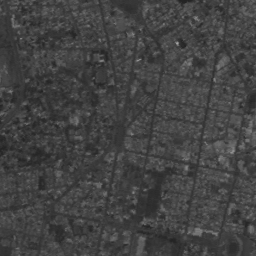
#> input picture img_lab2/QUITO.png, 256 x 256 px
$ jupyter execute calibracion_del_histogramaP.ipynb
#> lines starting #> are read from the running program, lines starting #| are printed output that depends on the picture
[cell 1]
import cv2
import matplotlib.pyplot as plt
import numpy as np
from skimage import exposure

## Calibración

[cell 2]
quito= cv2.imread('img_lab2/QUITO.png')
#> quito is the input picture: shape (256, 256, 3); min 35, max 166, mean 66.3
plt.imshow(quito, cmap="gray", vmin=0, vmax=255)
plt.axis("off")
plt.show()

[cell 3]
hist= cv2.calcHist([quito],[0],None,[256],[0,256])
#> hist = 256 values, max 2369 at index 62, min 0 at index 0, mean 256
plt.plot(hist)
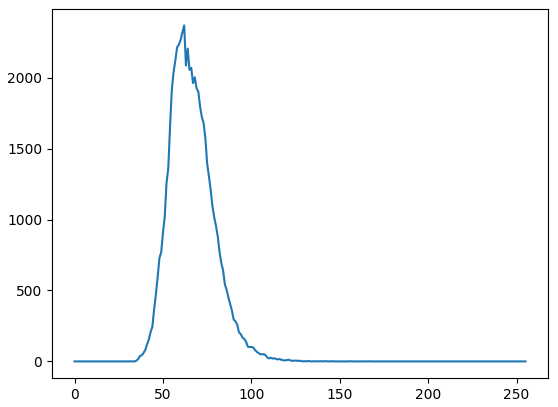
#> figure drawn by matplotlib, 1 panel; curve peaks at x = 62, y = 2369

### Describa su forma. ¿Cuáles son los niveles de gris mínimo y máximo?.

## Expansión del histograma

[cell 4]
rescaled_img = exposure.rescale_intensity(quito, in_range=(np.min(quito),np.max(quito)), out_range=(0, 255)).astype(np.uint8)
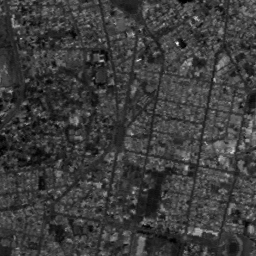
#> rescaled_img: shape (256, 256, 3); min 0, max 255, mean 60.5
plt.imshow(rescaled_img, cmap="gray", vmin=0, vmax=255)
plt.axis("off")
plt.show()

$ run again, with img_lab2/ANGIO.png copied over img_lab2/QUITO.png
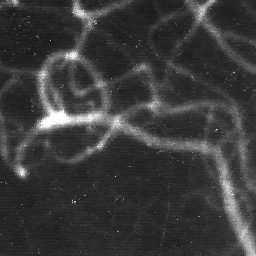
#> input picture img_lab2/ANGIO.png, 256 x 256 px
#> quito is the input picture: shape (256, 256, 3); min 20, max 255, mean 58.9
#> hist = 256 values, max 3291 at index 39, min 0 at index 0, mean 256
#> `[cell 3] hist= cv2.calcHist([quito],[0],None,[256],[0,256]) plt.plot(h..`:
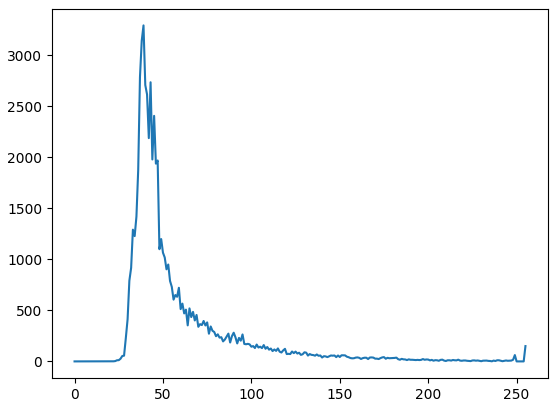
#> figure drawn by matplotlib, 1 panel; curve peaks at x = 39, y = 3291

$ run again, with img_lab2/BOUGIES.png copied over img_lab2/QUITO.png
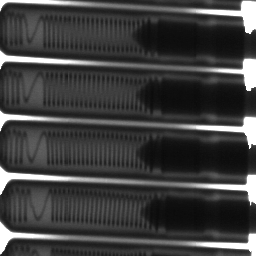
#> input picture img_lab2/BOUGIES.png, 256 x 256 px
#> quito is the input picture: shape (256, 256, 3); min 10, max 255, mean 63.2
#> hist = 256 values, max 3417 at index 255, min 0 at index 0, mean 256
#> `[cell 3] hist= cv2.calcHist([quito],[0],None,[256],[0,256]) plt.plot(h..`:
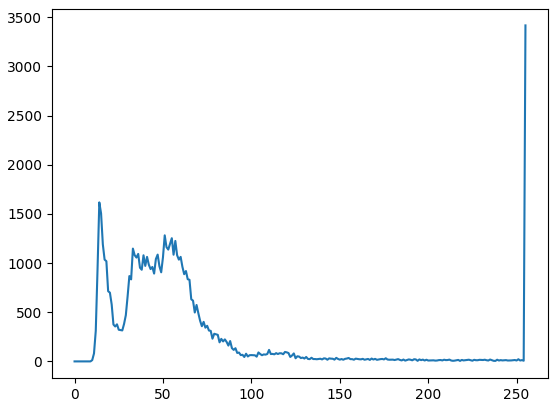
#> figure drawn by matplotlib, 1 panel; curve peaks at x = 255, y = 3417
